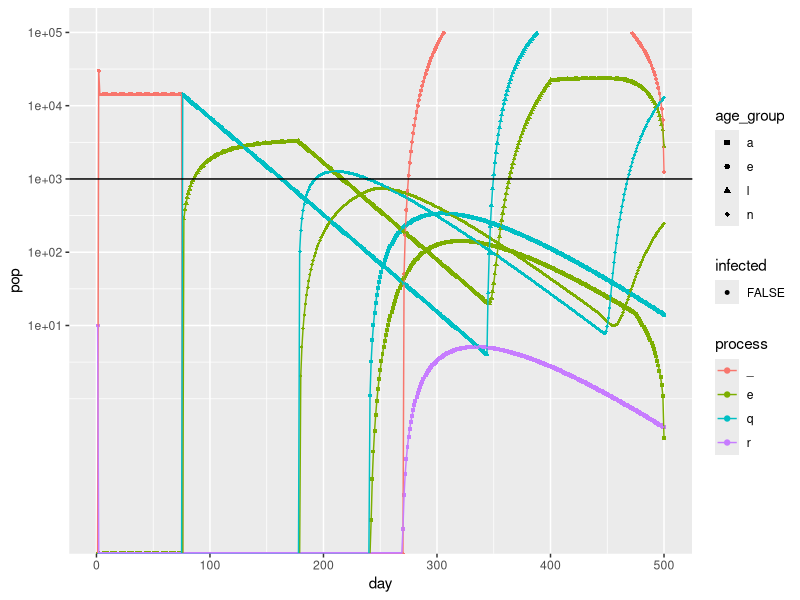

R code for this plot:
## Ixodes population dynamics model
## Dave Allen and Myles Stokowski

library(tidyverse)


# set constant steps, which ensures that model doesn't try to run for longer than there is input data
# increased to see full cycle because with 15 degree temp, new eggs emerge around day 310
steps <- 500

# At each time step, how many time steps should we look into the future to see if any
# ticks emerge from a time delay? This value is a somewhat arbitrarily high constant.
max_delay <- 300

# 00
# read inputs 
# weather <- read_csv('inputs/weather.csv')
# constant temperature for testing
weather <- tibble(tmean = seq(from = 15, to = 15, length.out = steps), j_day = seq(from = 1, to = steps))

# non constant temp (sine wave approx Midd temp)
# annualtemp <- 15*sin(2*pi/365*(x-110)) +5
# repeatabunch <- rep(annualtemp,100)
# weather <- tibble(tmean = repeatabunch[1:steps], j_day = seq(from = 1, to = steps))

# host_comm <- read_csv('inputs/host_comm.csv') #### DA Note: will have to think about how to handle this
host_comm <- tibble(
  j_day = rep(1:steps, each=3), 
  host_spp = rep(c('mouse', 'squirrel', 'deer'), steps), 
  host_den = rep(c(40, 8, 0.25), steps)) %>%
  # host_den = runif(steps * 3, .75, 1.25) * rep(c(40, 8, 0.25), steps)) %>% 
  arrange(j_day, host_spp)
n_host_spp <- host_comm %>% pull(host_spp) %>% unique() %>% length()


# option to run on simple inputs for testing
simple <- TRUE

if (simple) {
  tick_params <- read_csv('inputs/2021-03-02_Dave_test/tick_parameters.csv')  %>% arrange(host_spp)
  tick_funs <- read_csv('inputs/2021-03-02_Dave_test/tick_functions.csv')
  life_stages <- tick_funs %>% pull(from) %>% unique()
} else {
  tick_params <- read_csv('inputs/tick_parameters.csv') %>% 
    arrange(host_spp) # sort so parameters are in same host_spp order for pairwise vector calculations
  tick_funs <- read_csv('inputs/tick_functions.csv')
  life_stages <- tick_funs %>% pull(from) %>% unique()
}

# set initial population
initial_population <- runif(length(life_stages), 0, 0)
names(initial_population) <- life_stages
# initial_population['rua'] <- 10 # start with only one cohort (adults)
initial_population['r_a'] <- 10 # start with only one cohort (adults)


# functions to extract tick age, process, and infection status from life_stage name

# return age of tick in life_stage
# e.g. age("fl") = "l"
age <- function(life_stage) {
  substr(life_stage, str_length(life_stage), str_length(life_stage))
}

# return current process of tick in life_stage
process <- function(life_stage) {
  ifelse(substr(life_stage, 0, 1) != '', substr(life_stage, 0, 1), '')
}

# return whether a life_stage is infected
# unlike the 3 previous and similar functions, infected() returns a boolean
infected <- function(life_stage) {
  str_detect(life_stage, "i")
  
}

# 01 functions to grab the predictors that determine the transition probabiltiies at a given time

# extract temperature from input data at time time 
get_temp <- function(time) {
  weather %>%
    filter(j_day %in% time) %>%
    pull(tmean)
}

# extract vapour-pressure deficit from input data at time time 
get_vpd <- function(time) {
  weather %>% 
    filter(j_day %in% time) %>%
    pull(vpdmean)
} 

get_host_den <- function(time) {
  host_comm %>%
    filter(j_day %in% time) %>%
    pull(host_den)
}

# Return a vector of a predictor at time time. The vector's length is based on whether the transition is_delay.
get_pred <- function(time, pred, is_delay, N, N_developing) {
  
  # if is_delay, we want a long vector so the cumsum will reach 1
  # otherwise, we want a vector of length 1
  if (is_delay) {time <- time:(time + max_delay)}
  
  if (is.na(pred)) {
    return(NULL)
  } else if (pred == "temp") {
    return(get_temp(time))
  } else if (pred == "vpd") {
    return(get_vpd(time))
  } else if (pred == "host_den") {
    return(get_host_den(time[1])) 
    # Density dependent mortality for delay transitions was breaking because of unintended
    # consequences of operations on vectors of various lengths. As a fix, we always return 
    # a vector of length n_host_spp. This is probably fine because the temporal resolution 
    # for host community data is likely to be low enough that it's fine to repeat the same
    # value. Additionally, it's more consistent because we employ a similar strategy for 
    # the N predictor, where we always return a single value, the feeding tick population size 
    # at the current step (not a vector of feeding tick population size over time)
  } else if (any(str_detect(life_stages, pred))) {
    # unlike the other predictors which are length == max_delay + 1, 
    # this will always be a vector of length == 1
    return(sum((N + N_developing)[str_subset(life_stages, pred), time[1]]))
  } else {
    print("error: couldn't match pred")
  }
}

# vector subset: return a subset of named vector v where the names are in sub_names
v_sub <- function(v, sub_names) subset(v, names(v) %in% sub_names)

# 02 functional forms for transition probabilities
## DA Note: this might want to be moved to a new file, maybe part of input?
## DA Note: in the simple example can we show a simpiler verison of a host comm?
expo_fun <- function(x, y, p) ifelse(x>0,p['a']*x^p['b'],0)
briere_fun <- function(x, y, p) ifelse(x>p['tmin'] & x<p['tmax'],p['q']*x*(x-p['tmin'])*sqrt(p['tmax']-x),0) # https://doi.org/10.7554/eLife.58511
constant_fun <- function(x, y, p) p['a']
binomial_fun <- function(x, y, p) 1-(1-p['a'])^x

# An alternative version of feed_fun() that is the product of the binomial
# and briere functions. In this new version, the function is the product of the 
# briere_fun, which determines prob of active questing, and 
# binomial_fun, which determines prob of host finding.
# x is host_den for binomial_fun, y is temp for briere_fun
feed_fun <- function(x, y, p) {
  binomial_fun(
    x = sum(x * v_sub(p, 'pref')),
    y = NULL,
    p = p
  ) * briere_fun(y, NULL, p)
}

# x = host_den
engorge_fun <- function(x, y, p) sum(ifelse(rep(p['from_infected'], n_host_spp), 1, abs(ifelse(p['to_infected'], 0, 1) - v_sub(p, 'host_rc'))) * 
                                       (v_sub(p, 'feed_success') * ((x * v_sub(p, 'pref')) / sum(x * v_sub(p, 'pref')))))


# density dependent mortality
# x = host_den, y = number of feeding ticks
density_fun <- function(x, y, p) sum((v_sub(p, 'a') + (v_sub(p, 'b') * log((v_sub(p, 'c') + y * v_sub(p, 'pref') * x / sum(v_sub(p, 'pref') * x)) / x))) * 
                                                                                            v_sub(p, 'pref') * x / sum(v_sub(p, 'pref') * x))

# 03
# calculate individual transition probabilities for advancing to consecutive life stage

# This generic function will pull out the functional form and parameters needed to make the transition function, 
# then evaluate it using supplied predictors (pred1, pred2) like temperature or host density
# This approach takes an entire transition_row, since there can be multiple rows with the same 'from' and 'to'
# transition_row: a row from the tick_funs tibble
get_transition_val <- function(time, transition_row, N, N_developing, parameters = tick_params) {
  
  f <- transition_row[['transition_fun']] %>% get()
  
  params <- parameters %>% 
    filter(str_detect(transition_row[['from']], from), str_detect(transition_row[['to']], to)) %>%
    pull(param_value)
    
  names(params) <- parameters %>%
    filter(str_detect(transition_row[['from']], from), str_detect(transition_row[['to']], to)) %>%
    pull(param_name)
  
  # useful for debugging with test_transitions(), for seeing the parameters
  # that are being grabbed for each transition via pattern matching
  # print(params)
  
  f(x = get_pred(time, transition_row[['pred1']], transition_row[['delay']], N, N_developing), 
    y = get_pred(time, transition_row[['pred2']], transition_row[['delay']], N, N_developing),
    p = params) %>% unname()
  # TODO: currently engorge_fun() uses parameters to handle infection, which is redundant bc that info 
  # is in the from and to life_stage strings. We could pass the from and to strings to f(), so that
  # engorge_fun() could use infected() to determine from_infected and to_infected
}

# 04
# at each step, we generate a new transition matrix whose transition probabilities
# are based on the input data (weather, host_community) at that time 
# Myles note: I think all the transitions we're handling this way are questing -> feeding
gen_trans_matrix <- function(time, N, N_developing) {
  
  # initialize the transition matrix with 0s
  n_life_stages <- length(life_stages)
  trans_matrix <- matrix(0, ncol = n_life_stages, nrow = n_life_stages, 
                         dimnames = list(life_stages, life_stages))
  
  transitions <- tick_funs %>% 
    filter(delay == 0,
           to %in% life_stages)  # exclude mortality
  
  mort <- tick_funs %>%
    filter(delay == 0, 
           to == 'm')

  if (nrow(transitions) > 0) {
    for (t in seq_len(nrow(transitions))) {
      # now, each non-mortality (from, to) pair should have only one line in tick_funs
      # we no longer take the product of multiple lines
      trans_matrix[transitions[t,]$from, transitions[t,]$to] <- 
        get_transition_val(time, transitions[t, ], N, N_developing)
    }
  }
  
  if (nrow(mort) > 0) {
    for (m in seq_len(nrow(mort))) {
      from_stage <- mort[m,]$from
      
      # max(0, ...) ensures that we don't get a negative transition probability
      # Otherwise, this could happen when (sum of the transition probabilities from from_stage) + 
      # (mortality from from_stage) is greater than one. One effect is that any time that
      # (sum of the transition probabilities from from_stage) > 1, no ticks of from_stage survive 
      # to the next time step. The only time this should happen is when there is reproduction, 
      # in which case transition probability is > 1, or I suppose if there were a transition where
      # all (100%) of ticks advance to the next stage. So in turn, this assumes that ticks die after
      # laying eggs. Is this a safe assumption? I think so for I. scapularis, but for other spp?
      # DA Note -- this is true for all ticks, they are all semelparous.
      
      # The other question is the implications of this behavior for non-reproduction transitions. 
      # Transition probabilities should not be negative and max(0, ...) ensures that. However, what if
      # for a non-reproduction transition, sum(trans_matrix[from_stage,]) + mortality were greater than 1...
      # Currently this is happening for (at least some of) the density dependent mortality transitions. This is 
      # because density dependent mortality is pretty high (roughly .5 to .8) compared to other mortality values.
      # If we interpret transition probabilities to mean what fraction of the population goes where, and the 
      # sum of transition probabilties is greater than 1 for a non-reproduction transition, that's a
      # problem because the total population should not increase for a non-reproduction transition.
      
      # An example from some testing: trans probability from d_l to eil is 0.39, d_l to eul is 0.05. Density dep
      # d_l mortality is 0.69. Sum of all these is (0.39 + 0.05 + 0.69) = 1.13. Currently, the code below
      # will calculate the survival as max(0, 1 - sum(0.39 + 0.05) - 0.69) = 0. Interpretation: we "prioritize"
      # transitions to other life stages, then calculate mortality. Is this an okay behavior, or should we apply
      # mortality first, then calculate how the surviving population advances? 
      # DA NOTE: hmm, yikes! Let me think about this. but it seems to me like something funky is happening like we
      # are some how double counting mortality, since there is no where for a d_l tick to go except eil or eul
      # So if we set d_l -> eil = 0.39 and d_l -> eul -> 0.05, then we have to mean 1-(0.39+0.05) die, if we then
      # add MORE mortality on top of that it seems like double counting. 
      
      # OR, should our functions be parameterized in a way such that we never
      # run into this problem, and we throw an error or warning if we hit this case
      if ( (sum(trans_matrix[from_stage,]) + get_transition_val(time, mort[m,], N, N_developing) > 1) && 
           !(from_stage %in% str_subset(life_stages, '(r.a)|(f..)')) ) {
        print('unexpected transition probability values')
        print(trans_matrix[from_stage,])
        print(get_transition_val(time, mort[m,], N, N_developing))
      }
      
      # The max(0, 1 - ...) structure should ensure that survival is between 0 and 1
      trans_matrix[from_stage, from_stage] <- max(0, 1 - sum(trans_matrix[from_stage,]) - get_transition_val(time, mort[m,], N, N_developing))
    }
  }
  
  return(trans_matrix)
}

# pretty printing of trans_matrix
print_trans_matrix <- function(trans_matrix) {
  print(ifelse(trans_matrix == 0, ".", trans_matrix %>% as.character() %>% substr(0, 4)), quote = FALSE)
}

# based on the current time, delay_arr and N (population matrix), return a delay_arr for the next time step
update_delay_arr <- function(time, delay_arr, N, N_developing) {
  
  # select all delay transition functions, including mortality
  # DA NOTE --- Why are mortality functions coded as delay???
  transitions <- tick_funs %>% filter(delay == 1)
  
  # loop through these transitions by from_stage 
  for (from_stage in transitions %>% pull(from) %>% unique()) {
    
    # for a given delay transition, every "from" stage has a unique "to" stage
    trans <- transitions %>% filter(from == from_stage, to != 'm')
    to_stage <- trans[['to']]
    
    # daily probability of transitioning to the next stage
    val <- get_transition_val(time, trans, N, N_developing)
    
    # daily mortality during the delayed transition
    # (each "from" stage has a unique mortality transition)
    mort <- transitions %>% filter(from == from_stage, to == 'm') %>% get_transition_val(time, ., N, N_developing)
    
    # Constant functions (for a fixed delay transition) return a single value
    # We increase the length so that we can do a cumsum over the vector
    # We add 1 for consistency with output vector length from non-constant fxns,
    # which is determined by time:(time + max_delay) in get_pred()
    if (length(val) == 1) val <- rep(val, max_delay + 1)
    
    days <- cumsum(val) >= 1
    
    if (any(days)) {
      
      # delay duration is the number of days until the first day when the sum
      # of the daily probabilities >= 1
      days_to_next <- min(which(days))
      
      if (length(mort) > 1) {
        # Non-constant mortality
        # We might ultimately want density_fun() to return a vector of length > 1,
        # where the value for each day is calculated based on that day's feeding tick population
        # But currently, all mortality transitions are either constant_fun() or density_fun(), 
        # both of which return a vector of length 1, so we shouldn't ever get to this case.
        print('non-constant mortality')
        
        # in this case, mort is a vector of length max_delay?
        # we susbet it for the duration of the delay
        # then elementwise subtract (1 - each element) to get vector of daily survival rate,
        # and take product to get the overall survival rate throughout the delay
        surv_to_next <- prod(1 - mort[1:days_to_next])
      
      } else {
        # Constant mortality
        surv_to_next <- (1 - mort) ^ days_to_next
      }
      
      # number of ticks emerging from from_stage to to_stage at time + days_to_next is the number of ticks 
      # that were already going to emerge then plus the current number of ticks in the from_stage * survival
      delay_arr[to_stage, from_stage, time + days_to_next] <- delay_arr[to_stage, from_stage, time + days_to_next] +
        N[from_stage, time] * surv_to_next
    }
  }
  return(delay_arr)
}

# 05 iteratively run model for steps iterations, starting with initial_population
run <- function(steps, initial_population) {
  
  # initialize a delay array of all zeros
  # dimensions: to, from, time
  delay_arr <- array(dim = c(length(life_stages), length(life_stages), steps + max_delay),
                       dimnames = list(life_stages, life_stages, NULL),
                       data = 0)
  
  
  # host community array, hard coding three tick life stages
  # this keeps track of the number of ticks of each life stage on the average host of each host spp on each day
  # hc_array <- array(dim = c(3, n_host_spp, steps + max_delay), 
  #                   data = 0, 
  #                   dimnames = list(c('l','n','a'), host_comm %>% pull(host_spp) %>% unique(), NULL)) 
  
  # intialize a population matrix with initial_population
  N <- matrix(nrow = length(life_stages), ncol = steps, data = 0)
  N[,1] <- initial_population 
  rownames(N) <- life_stages
  
  # Initialize a population matrix to keep track of the number of individuals of each stage
  # that are currently developing (currently undergoing a delay)
  N_developing <- matrix(nrow = length(life_stages), ncol = steps, data = 0)
  rownames(N_developing) <- life_stages
  
  # at each time step:
  # (1) generate a new trans_matrix based on conditions at "time"
  # (2) update the delay_arr based on conditions at "time" 
  # (3) update the population matrix "N" for "time + 1"
  
  # at each time step
  for (time in 1:(steps - 1)) {
    
    if (time %% 100 == 0) print(paste("day", time))
  
    # Calculate the number of ticks currently in delayed development NOT INCLUDING those 
    # added on current day, because that would be double counting ticks in the population matrix, N. 
    # We exclude those added on current day by calculating N_developing before updating delay_arr
    # Slice the delay array from the current time + 1 to the end. We add 1 because ticks that 
    # emerge from delay at current time would have been added to N on the previous iteration 
    # when we update N[, time + 1] by adding delay_mat[, time + 1]
    # sum across columns (to_stage)
    # sum across rows (days)
    # Result is a vector of the number of ticks currently developing FROM each life stage
    N_developing[, time] <- rowSums(colSums(delay_arr[,,(time + 1):dim(delay_arr)[3]]))
      
    # calculate transition probabilities
    trans_matrix <- gen_trans_matrix(time, N, N_developing)
  
    # calculate the number of ticks entering delayed development
    delay_arr <- update_delay_arr(time, delay_arr, N, N_developing)

    # collapse the delay_arr by summing across 'from', giving a matrix with dims = (to, days)
    delay_mat <- apply(delay_arr, 3, rowSums)
    
    # calculate the number of ticks at the next time step, which is 
    # current population * transition probabilities + ticks emerging from delayed development
    N[, time + 1] <- N[, time] %*% trans_matrix + delay_mat[, time + 1]
  }
  
  # the population matrix N and delay_mat are local variables
  # we return them here after running "steps" times
  return(list(N, N_developing, delay_mat))
}


# for use in testing, faster than running the whole model and useful for seeing which functions are being 
# problematic when the model breaks 
test_transitions <- function() {
  
  # initialize a population matrix with 10 of each tick life_stage on day 1
  N <- matrix(nrow = length(life_stages), ncol = steps, data = 0)
  N[,1] <- 10 
  rownames(N) <- life_stages
  
  N_developing <- matrix(nrow = length(life_stages), ncol = steps, data = 0)
  rownames(N) <- life_stages
  
  # select which functions to test
  funs <- tick_funs # %>%
  #  filter(transition_fun == 'density_fun')
  
  # loop through all the transition functions and calculate transition probabilities
  for (i in 1:nrow(funs)) {
    print(paste(funs[[i, 'from']], funs[[i, 'to']], funs[[i, 'transition_fun']]))
    print(get_transition_val(1, funs[i,], N, N_developing))
  }
}


# run the model and extract the output population matrix and delay_matrix
out <- run(steps, initial_population)
out_N <- out[[1]]
out_N_developing <- out[[2]]
out_delay_mat <- out[[3]]

# get a more complete picture of the population size over time by summing the 
# population matrix (of ticks not in delays) with the N_developing matrix (of ticks
# currently undergoing a delay)
out_N <- out_N + out_N_developing
# As expected, out_N_developing only has nonzero entries corresponding to life stages
# with delay transitions FROM that life stage, specifically:
# c("__e" "eia" "eil" "ein" "eua" "eul" "eun" "f_l" "fia" "fin" "fua" "fun" "h_l")
# These are all the feeding to engorged transitions, the engorged to next life stage transitions, 
# as well as egg to hardening larvae, and hardening to questing larvae
# In turn, the model output (inspect graph or df) only has increased tick populations for these life stages

# inspect the outputs
# out_N[,1:50]
# out_delay_mat[,1:50]

# convert output population matrix to a friendly format for graphing
out_N_df <- out_N %>% t() %>% as.data.frame() %>% mutate(day = row_number()) %>% 
  pivot_longer(-c(day), names_to = 'stage', values_to = 'pop') %>%
  mutate(age_group = age(stage),
         process = process(stage),
         infected = infected(stage))

# for checking whether model output has changed, a more
# thorough alternative to visually inspecting the output graph
# write_csv(out_N_df, 'outputs/output.csv')
# prev_out_N_df <- read_csv('outputs/output.csv')
# (out_N_df$pop == prev_out_N_df$pop) %>% unique()

# graph population over time
ggplot(out_N_df, aes(x = day, y = pop, color = process, shape = age_group, group = stage)) + 
  geom_point(aes(size = infected)) + # , position = 'jitter') + 
  scale_size_manual(values = c(1, 3)) + 
  scale_shape_manual(values = c(15:18)) + 
  geom_line() + 
  scale_y_log10(limits = c(-1, 1e+05), breaks = c(10, 100, 1000, 10000, 100000, 1000000)) +
  geom_hline(yintercept = 1000)



